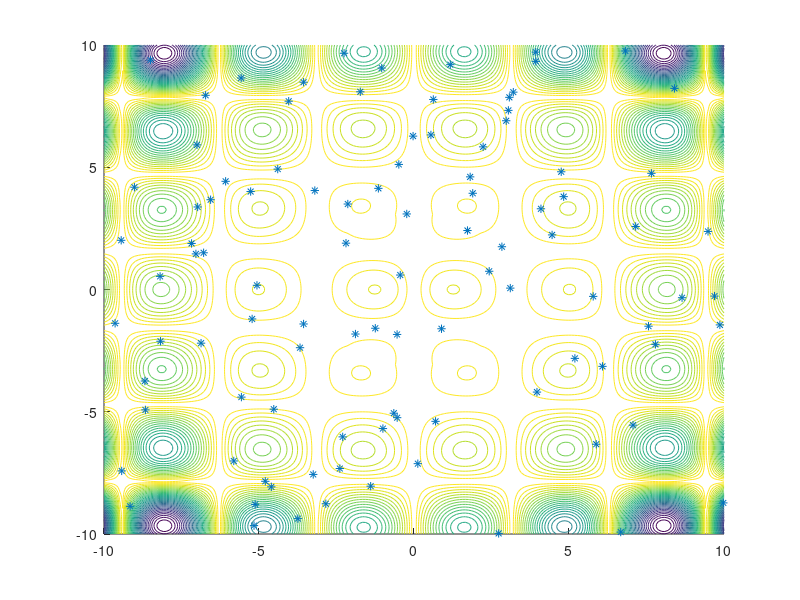

MATLAB code to generate this figure: (Note: this script raises an error after producing the figure.)
pause on;

% f = @(x,y) (x-3.14).^2+(y-2.72).^2+sin(3*x+1.41)+sin(4*y-1.73);
% LO=0;UP=6;

% f=@(x,y) 100*(y-x.^2).^2+(1-x).^2;
% LO=-3;UP=3;

% f=@(x,y) 2*x.^2-1.05*x.^4+1/6*x.^6+x.*y+y.^2;
% LO=-3;UP=3;

f=@(x,y) -abs(sin(x).*cos(y).*...
   exp(abs(1-sqrt(x.^2+y.^2)/pi)));
LO=-10;UP=10;


fv = @(v) f(v(1),v(2));

xx=linspace(LO,UP,200);
[XX,YY]=meshgrid(xx,xx);
ZZ=f(XX,YY);

S=100;
pos=LO+(UP-LO)*rand(2,S);
velo=2*rand(2,S)-1; 

hold on;
contour(XX,YY,ZZ,33);
hold on;
plot(pos(1,:),pos(2,:),"*");
drawnow;


gg_best_val=Inf;
gg_best_pos=[Inf;Inf];

p_best_val=zeros(1,S);
p_best_pos=pos;
for s=1:S
   apos=pos(:,s);
   aval=fv(apos);
   p_best_val(s)=aval;
   if aval<gg_best_val
      gg_best_val=aval;
      gg_best_pos=apos;
   end
end

W=0.8;
P=0.5;
G=0.5;
GG=0.1;
N=10;
maxit=22*2*2;
for it=1:maxit
   for s=1:S
      I=datasample(1:S,N,Replace=false); % s-et ki kellene dobni...
      [~,i]=min(p_best_val(I));
      apos=pos(:,s);
      velo(:,s)=W*velo(:,s)+...
         P*rand()*(p_best_pos(:,s)-apos)+...
         G*rand()*(p_best_pos(:,I(i))-apos)+...
         GG*rand()*(gg_best_pos-apos);
      apos=apos+velo(:,s);
      apos=max([LO;LO],apos);
      apos=min([UP;UP],apos);
      pos(:,s)=apos;

   end
   
   hold off;
   contour(XX,YY,ZZ,33);
   hold on;
   plot(pos(1,:),pos(2,:),"*");
   drawnow;

   for s=1:S
      apos=pos(:,s);
      aval=fv(apos);
      if tval<p_best_val(s)
         p_best_val(s)=aval;
         p_best_pos(:,s)=apos;
         if aval<gg_best_val
            gg_best_val=aval;
            gg_best_pos=apos;
         end
      end
   end
   pause(0.01);
end
gg_best_pos
gg_best_val